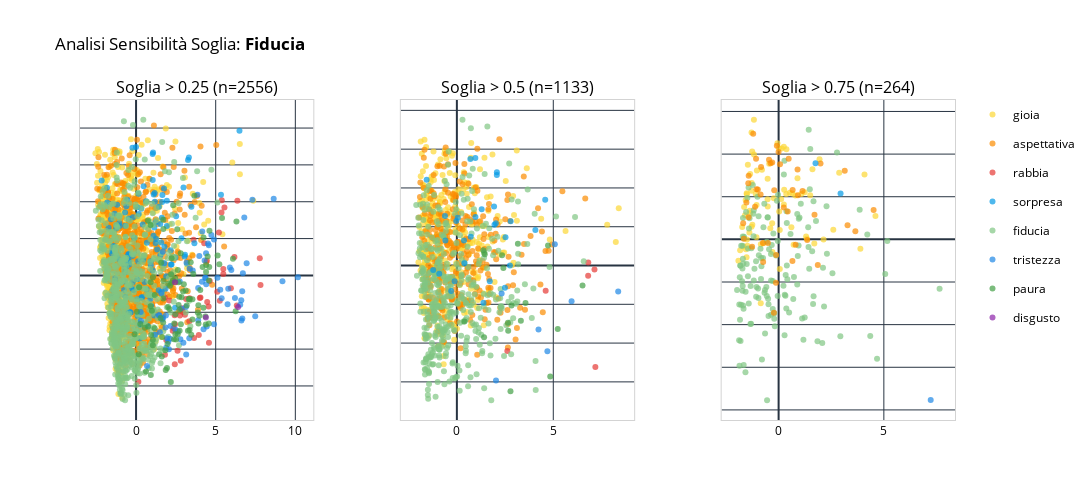

Source (notebook cell):
### Markdown cell above
### Fiducia

### Code cell
analizza_emozione_completa(df_words, 'fiducia')

### Figure 1 — Plotly figure (JSON) as saved in the notebook; plotly's stock layout.template omitted (floating-point values rounded to 4 significant figures; data arrays with more than 128 entries replaced by an {"elided": "..."} marker saying what was removed)
{"data": [{"hovertemplate": "<b>gioia</b><br>Parola: %{text}<br>PC1: %{x:.2f}<br>PC2: %{y:.2f}<extra></extra>", "legendgroup": "gioia", "marker": {"color": "#FDD835", "opacity": 0.7, "size": 6}, "mode": "markers", "name": "gioia", "showlegend": true, "text": {"elided": "802 str values"}, "x": {"elided": "802 float values"}, "y": {"elided": "802 float values"}, "type": "scatter", "xaxis": "x", "yaxis": "y"}, {"hovertemplate": "<b>aspettativa</b><br>Parola: %{text}<br>PC1: %{x:.2f}<br>PC2: %{y:.2f}<extra></extra>", "legendgroup": "aspettativa", "marker": {"color": "#FB8C00", "opacity": 0.7, "size": 6}, "mode": "markers", "name": "aspettativa", "showlegend": true, "text": {"elided": "783 str values"}, "x": {"elided": "783 float values"}, "y": {"elided": "783 float values"}, "type": "scatter", "xaxis": "x", "yaxis": "y"}, {"hovertemplate": "<b>rabbia</b><br>Parola: %{text}<br>PC1: %{x:.2f}<br>PC2: %{y:.2f}<extra></extra>", "legendgroup": "rabbia", "marker": {"color": "#E53935", "opacity": 0.7, "size": 6}, "mode": "markers", "name": "rabbia", "showlegend": true, "text": ["abbonamento", "argine", "assemblea", "capitale", "caserma", "controinformazione", "diffidare", "disciplina", "droga", "eccessivo", "elettorale", "espressione", "esternare", "giustizia", "illudere", "imitare", "impulso", "inaffidabile", "ingiustizia", "invocare", "lotta", "manifestare", "manifestazione", "obbedire", "ostacolo", "pressione", "prevalere", "protestare", "pugile", "raccomandare", "ribellare", "riduzione", "rivolta", "rivoluzione", "scemo", "sfidare", "sfiduciato", "signorile", "sopportare", "sportello", "sproporzionato", "tardo", "tollerare", "tradire"], "x": [2.088, 3.367, 3.067, 2.359, 3.64, 3.939, 2.605, 2.302, 7.813, 4.002, 1.896, 4.627, 6.36, 5.479, 4.577, 2.431, 2.904, 6.325, 7.767, 5.381, 5.098, 5.363, 5.548, 4.557, 4.044, 6.175, 2.445, 5.203, 2.94, 3.344, 5.258, 3.145, 4.279, 3.609, 4.466, 2.755, 2.807, 1.806, 1.813, 0.1446, 4.447, 5.477, 2.42, 5.954], "y": [-0.6825, -0.6173, -1.07, -1.433, -1.699, -1.62, -2.044, -1.505, -0.263, -0.6135, -1.75, -0.15, 2.027, 0.03579, -1.827, -2.411, -0.8923, -0.8183, 0.4675, 2.043, -0.4436, 1.711, 1.842, -0.8403, -0.6019, 0.5034, -1.326, 1.167, -0.9959, -1.245, -0.6888, -0.6417, 0.8764, 0.9682, -0.724, -1.086, -2.313, -0.5995, -2.154, -2.884, 0.399, 0.1752, -1.083, -0.3456], "type": "scatter", "xaxis": "x", "yaxis": "y"}, {"hovertemplate": "<b>sorpresa</b><br>Parola: %{text}<br>PC1: %{x:.2f}<br>PC2: %{y:.2f}<extra></extra>", "legendgroup": "sorpresa", "marker": {"color": "#039BE5", "opacity": 0.7, "size": 6}, "mode": "markers", "name": "sorpresa", "showlegend": true, "text": ["abbonare", "accadere", "adatta", "ammaliato", "ampliare", "annuncio", "annunziata", "apparentemente", "aprire", "arrossire", "artista", "ascoltare", "atteggiamento", "attribuire", "autorizzare", "avvenimento", "biglietto", "cambiare", "campanello", "cartaceo", "cinematografia", "comparire", "complessa", "confezione", "controprova", "contrordine", "convivenza", "convocare", "corteggiamento", "cosmo", "creativo", "creatura", "curioso", "diretto", "divenire", "diversità", "documentario", "eccezionalità", "esclamazione", "esito", "estrazione", "festeggiare", "fiuto", "flash", "folla", "frotta", "galassia", "gesto", "giocattolo", "immigrato", "immortale", "impeto", "impressionare", "inatteso", "incontrare", "incontro", "incredibile", "indagare", "indicazione", "inebriante", "inedito", "informare", "inimmaginabile", "istante", "lettera", "magia", "magico", "meraviglia", "meravigliare", "meravigliato", "milione", "miracolo", "mitico", "mutare", "novembre", "novità", "occhiolino", "palco", "palcoscenico", "particolare", "percento", "portone", "preesistenza", "preveggente", "prezioso", "prima_mossa", "prolungare", "regalo", "resuscitare", "rilevare", "ripieno", "rivelare", "rosso", "sbalordire", "scambio", "scoperta", "scoprire", "segno", "sentire", "sorprendente", "sorte", "sostituire", "sovvenire", "sperimentare", "spettacolare", "strabiliare", "strabiliato", "stravolgere", "stupirsi", "stupore", "successivo", "suggestivo", "superpoteri", "suscitare", "svelare", "svolta", "teatrale", "temerario", "trasformismo", "trasporto", "trovare", "variazione", "veloce", "vendita", "verifica", "vivaddio"], "x": [-0.7011, 1.108, -1.511, -1.525, -0.4986, -1.052, -1.32, 0.33, -0.6782, 1.935, 1.752, 2.174, 2.187, 1.327, 0.7298, 2.472, -0.2262, 1.654, 0.4186, 0.2126, -0.4985, 1.223, 0.5401, -0.6995, 1.23, 1.781, -1.221, 1.579, -1.326, 1.517, -1.72, 1.041, -0.4517, 1.854, -0.165, -1.137, 1.421, -0.6567, 3.475, 3.318, 1.093, -1.824, -0.2096, -0.2808, 3.071, -0.4846, -0.596, 3.045, 0.1351, 0.2468, -0.4856, 0.4567, 1.527, 1.433, 1.046, -0.6581, 3.263, 5.331, 1.933, -1.387, -1.575, 1.613, 6.492, -0.7406, 2.515, -1.432, 0.3239, -1.347, -1.813, -0.6893, -0.4306, -0.4574, -0.61, 0.9234, -0.9627, -0.5535, -0.7507, 0.6272, 0.08692, -0.4327, -0.4079, 0.2288, 1.139, 0.9272, -1.251, 0.169, 1.043, -2.16, -1.19, 0.08539, -0.1119, -0.1911, 1.894, -1.219, -1.206, 1.261, 1.176, 2.977, 2.227, 0.1595, 0.9557, 2.449, -0.6827, 0.678, -1.521, -1.421, -1.038, 1.635, 3.662, 1.62, 0.1002, -1.249, 1.067, 2.854, 1.165, -0.004093, 1.15, 0.8959, 0.3888, 0.671, -0.2279, 0.9545, -0.3335, 0.4765, 0.08069, -0.74], "y": [-0.1638, 2.194, -0.5687, 0.5918, 0.3839, 1.421, -0.07787, -0.6052, 1.346, 2.029, 2.358, 0.6862, 0.2931, 0.7026, -1.374, 0.4871, 0.5284, 2.18, 1.383, -1.306, 0.5237, 1.44, -0.1762, 0.08779, 0.8832, 0.7778, -0.5733, 0.8906, -0.1633, 1.397, 1.294, 3.292, 0.4004, -0.359, -0.3958, 0.457, -0.4044, 0.3096, 1.862, 3.204, 1.075, 2.379, -0.1868, -0.3463, 0.5594, -0.9993, 0.2551, 0.5169, 0.3829, -1.347, 0.5713, 0.4339, 0.5453, 1.866, 2.588, 0.1872, 3.132, 2.187, 1.344, 0.791, 1.525, -0.4441, 3.929, -1.145, 1.604, 0.7897, 1.812, 1.676, 1.977, 1.706, 0.5801, 1.545, 1.877, 0.3862, 0.3816, 2.053, -0.3989, 2.011, 1.85, 0.2948, -0.9953, -1.709, -1.089, 0.2749, 0.5492, 1.67, 0.1306, 2.578, 1.919, -0.1024, 1.024, 1.58, -0.02521, 1.354, 0.4801, 0.9918, 1.998, 2.384, 0.2962, 2.217, -0.8276, -0.8741, -0.5693, 0.8868, 0.6644, -0.3963, 1.343, 1.995, 0.8762, 1.566, -1.103, 1.275, 3.338, 1.011, 2.24, 3.483, 1.3, -0.6396, -0.5842, -0.3812, 3.463, -0.5373, -1.005, 2.421, -0.6443, 0.2906], "type": "scatter", "xaxis": "x", "yaxis": "y"}, {"hovertemplate": "<b>fiducia</b><br>Parola: %{text}<br>PC1: %{x:.2f}<br>PC2: %{y:.2f}<extra></extra>", "legendgroup": "fiducia", "marker": {"color": "#81C784", "opacity": 0.7, "size": 6}, "mode": "markers", "name": "fiducia", "showlegend": true, "text": {"elided": "629 str values"}, "x": {"elided": "629 float values"}, "y": {"elided": "629 float values"}, "type": "scatter", "xaxis": "x", "yaxis": "y"}, {"hovertemplate": "<b>tristezza</b><br>Parola: %{text}<br>PC1: %{x:.2f}<br>PC2: %{y:.2f}<extra></extra>", "legendgroup": "tristezza", "marker": {"color": "#1E88E5", "opacity": 0.7, "size": 6}, "mode": "markers", "name": "tristezza", "showlegend": true, "text": ["abusato", "abuso", "acuto", "adolescenza", "affievolire", "allontanare", "animo", "approfittare", "assistere", "attualità", "barella", "calmare", "chiacchierato", "cieco", "coma", "comandamento", "commemorare", "commuovere", "concludere", "consolare", "convalescenza", "costantemente", "costoso", "deludere", "dipendere", "discreto", "dispiaceri", "distanza", "emotiva", "filosofo", "galera", "impegnata", "incapacità", "infermiere", "influsso", "ingannare", "ingenua", "interiorizzazione", "licenziare", "lontananza", "malgrado", "maturo", "mente", "migrare", "occhio", "ormone", "ospedale", "pegno", "precedente", "predestinato", "profondamente", "rammentare", "reparto", "rimembranza", "rimprovero", "ritrarre", "sacrificare", "sacrifici", "scrutinare", "sensibile", "separazione", "servire", "sfiduciare", "sfumato", "sospeso", "storia", "stroncare", "traspare", "troncare", "vecchio", "viso"], "x": [10.16, 9.191, 1.942, 8.641, 2.464, 6.208, 2.064, 6.943, 2.743, 5.373, 5.11, 4.236, 2.63, 3.342, 6.614, 2.781, 4.437, 1.773, 1.686, 3.9, 4.304, 1.494, 4.515, 3.9, 6.664, 1.888, 6.538, 1.851, 4.135, 0.3023, 7.482, 0.6893, 6.605, 1.426, 3.128, 6.672, 3.363, 3.559, 5.888, 4.567, 5.787, 0.2921, 6.795, 2.811, 3.858, 4.155, 4.892, 1.476, 2.972, 3.971, 1.649, 3.147, 1.197, 1.578, 4.345, 4.404, 5.981, 4.729, 4.361, 1.872, 5.286, 2.14, 4.893, 2.023, 3.169, 4.396, 6.706, 1.679, 5.745, 2.159, 7.305], "y": [-0.04828, -0.1573, -1.706, 2.084, -1.465, -0.6159, -2.003, 0.3297, -0.1671, -0.6174, -0.06198, -1.458, -1.524, -1.706, -1.222, -1.735, -1.387, 0.3327, -1.158, -0.3397, 0.4035, -1.54, 0.865, -1.214, -0.4296, -1.966, -0.7956, -1.414, -0.1708, -1.227, -1.109, -2.459, -0.6736, -1.08, -0.8588, -1.172, 0.1823, 0.1349, 0.2118, 0.8172, -0.3615, -0.9942, 1.573, -0.8997, 2.188, 1.189, 0.9782, -1.083, -1.825, 0.5293, -1.194, -2.144, -1.609, -0.4835, -0.06504, -0.2429, 0.1441, 1.097, -0.07212, -1.085, -0.3901, -1.721, -1.325, -1.799, 0.3407, 0.6038, 0.06141, 0.6431, -0.7852, -1.376, 2.057], "type": "scatter", "xaxis": "x", "yaxis": "y"}, {"hovertemplate": "<b>paura</b><br>Parola: %{text}<br>PC1: %{x:.2f}<br>PC2: %{y:.2f}<extra></extra>", "legendgroup": "paura", "marker": {"color": "#43A047", "opacity": 0.7, "size": 6}, "mode": "markers", "name": "paura", "showlegend": true, "text": ["adulto", "affrontare", "aggrapparsi", "alibi", "allarmato", "ambulanza", "ancorare", "anonimato", "ape", "asportare", "assicurazione", "atomico", "autodifesa", "avvocato", "azzardare", "battaglia", "bloccare", "botta", "cadere", "chinare", "chirurgia", "cieca", "conto", "critico", "curva", "decennio", "definitivo", "detenere", "dipendenza", "dominio", "dottoressa", "elezione", "esercito", "esitare", "eterno", "extremis", "frazione", "futuro", "gigantesco", "grosso", "ignoto", "incasinato", "inchiesta", "inoculazione", "intervento", "investimento", "istinto", "istituzione", "limite", "lottare", "marcia", "maresciallo", "militare", "necessitare", "nuova", "obbligo", "operare", "operazione", "osare", "partecipare", "pattuglia", "persona", "polizia", "poliziotto", "precipizio", "prevenzione", "processo", "prognosi", "questura", "rappresentare", "religione", "responsabilità", "ridurre", "rifugiare", "rischiare", "rischio", "rovinare", "sconfiggere", "scuola", "serpente_a_sonagli", "sfidante", "sopravvivere", "sorvegliare", "specchio", "statistica", "stimolo", "suscettibile", "suspense", "timido", "traccia", "trattare", "tribunale", "ubbidienza", "usare", "veicolo", "vespa", "visibile", "voltare"], "x": [2.096, 2.196, 1.538, 2.616, 4.497, 4.594, 0.6242, 1.941, -0.09486, 3.358, 4.031, 3.593, 1.615, 2.465, 0.9068, 6.301, 4.373, 6.084, 3.974, 2.184, 3.539, 3.54, 2.311, 2.801, 2.471, 2.669, 2.023, 2.813, 4.18, 2.013, 2.218, 5.121, 6.251, 2.378, 2.332, 0.7616, 2.508, 4.236, 2.127, 2.857, 1.575, 3.431, 2.398, 2.671, 1.054, 0.9196, 0.9067, 3.465, 3.875, 4.608, 1.059, 0.5531, 0.9271, 3.92, 0.7407, 2.736, 0.2659, 3.911, 2.627, 1.712, 1.861, 1.842, 3.301, 1.972, 4.394, 1.713, 2.708, 5.398, 1.054, 1.701, 0.9469, 0.05549, 1.638, 4.569, 1.72, 3.661, 3.258, 1.711, 3.121, 5.228, 2.23, 4.4, 2.736, 0.9978, 1.167, 2.954, 3.364, 2.587, 1.175, 0.1917, 1.448, 4.577, 4.23, 3.184, 0.1702, 4.356, 3.0, 2.456], "y": [-0.9097, 0.03491, -1.157, -1.596, 0.5114, 0.2292, -2.61, -2.51, -1.595, -1.479, -0.3953, 0.04112, -2.204, -1.589, -0.8334, 1.462, -1.333, 0.4523, -1.092, -2.89, -1.195, -0.6488, -0.1398, 0.6045, -1.056, -0.1834, -0.2241, -1.324, 0.2266, -0.8594, -0.1989, 0.5394, -0.9693, -1.734, 1.906, -1.389, -1.741, 1.026, -0.2785, -0.591, 0.3462, 0.3548, -1.306, -0.8027, -1.895, -0.1847, 1.37, -1.611, -1.003, 1.213, -0.04973, -1.42, -2.703, -1.305, 1.492, -1.498, -1.321, -0.8101, 0.144, 1.262, -2.565, -2.034, -0.6376, -1.862, 0.09004, 1.514, -0.5816, 1.56, -1.748, -1.281, -1.619, -0.9843, -1.675, -1.304, -0.1457, 2.163, -1.498, -0.6231, -0.4092, 0.3027, 0.4632, 0.2818, -0.9343, -0.9606, -1.43, -0.4388, -0.6403, 1.251, -0.5284, -0.3177, -2.143, -0.1395, -0.8797, -0.816, -2.141, -1.118, -0.2364, -0.07903], "type": "scatter", "xaxis": "x", "yaxis": "y"}, {"hovertemplate": "<b>disgusto</b><br>Parola: %{text}<br>PC1: %{x:.2f}<br>PC2: %{y:.2f}<extra></extra>", "legendgroup": "disgusto", "marker": {"color": "#8E24AA", "opacity": 0.7, "size": 6}, "mode": "markers", "name": "disgusto", "showlegend": true, "text": ["gusto", "immondizia", "lucrare"], "x": [2.443, 4.383, 6.403], "y": [-0.1847, -1.14, -0.8585], "type": "scatter", "xaxis": "x", "yaxis": "y"}, {"hovertemplate": "<b>gioia</b><br>Parola: %{text}<br>PC1: %{x:.2f}<br>PC2: %{y:.2f}<extra></extra>", "legendgroup": "gioia", "marker": {"color": "#FDD835", "opacity": 0.7, "size": 6}, "mode": "markers", "name": "gioia", "showlegend": false, "text": {"elided": "361 str values"}, "x": {"elided": "361 float values"}, "y": {"elided": "361 float values"}, "type": "scatter", "xaxis": "x2", "yaxis": "y2"}, {"hovertemplate": "<b>aspettativa</b><br>Parola: %{text}<br>PC1: %{x:.2f}<br>PC2: %{y:.2f}<extra></extra>", "legendgroup": "aspettativa", "marker": {"color": "#FB8C00", "opacity": 0.7, "size": 6}, "mode": "markers", "name": "aspettativa", "showlegend": false, "text": {"elided": "302 str values"}, "x": {"elided": "302 float values"}, "y": {"elided": "302 float values"}, "type": "scatter", "xaxis": "x2", "yaxis": "y2"}, {"hovertemplate": "<b>rabbia</b><br>Parola: %{text}<br>PC1: %{x:.2f}<br>PC2: %{y:.2f}<extra></extra>", "legendgroup": "rabbia", "marker": {"color": "#E53935", "opacity": 0.7, "size": 6}, "mode": "markers", "name": "rabbia", "showlegend": false, "text": ["abbonamento", "invocare", "manifestare", "manifestazione", "rivoluzione", "tradire"], "x": [2.617, 6.815, 6.809, 7.137, 4.605, 7.182], "y": [-2.202, 0.07466, -0.261, -0.1042, -0.6488, -2.617], "type": "scatter", "xaxis": "x2", "yaxis": "y2"}, {"hovertemplate": "<b>fiducia</b><br>Parola: %{text}<br>PC1: %{x:.2f}<br>PC2: %{y:.2f}<extra></extra>", "legendgroup": "fiducia", "marker": {"color": "#81C784", "opacity": 0.7, "size": 6}, "mode": "markers", "name": "fiducia", "showlegend": false, "text": {"elided": "411 str values"}, "x": {"elided": "411 float values"}, "y": {"elided": "411 float values"}, "type": "scatter", "xaxis": "x2", "yaxis": "y2"}, {"hovertemplate": "<b>sorpresa</b><br>Parola: %{text}<br>PC1: %{x:.2f}<br>PC2: %{y:.2f}<extra></extra>", "legendgroup": "sorpresa", "marker": {"color": "#039BE5", "opacity": 0.7, "size": 6}, "mode": "markers", "name": "sorpresa", "showlegend": false, "text": ["accadere", "ammaliato", "annuncio", "artista", "cinematografia", "controprova", "contrordine", "creatura", "esito", "galassia", "incontrare", "indicazione", "mitico", "novità", "preveggente", "prezioso", "prima_mossa", "regalo", "resuscitare", "ripieno", "rivelare", "segno", "sorprendente", "stravolgere", "superpoteri", "svelare", "svolta", "trovare", "vendita"], "x": [1.95, -1.229, -0.5949, 2.791, -0.118, 1.707, 2.494, 2.072, 4.582, -0.2953, 1.928, 2.753, -0.03098, 0.05025, 1.38, -0.9136, 0.721, -1.567, -0.6174, 0.3883, 0.3683, 4.072, 0.9643, 2.522, 2.075, 2.019, 0.9576, 0.6996, 1.287], "y": [1.053, -0.1161, 0.6451, 1.139, -0.4072, -0.4064, -0.5755, 2.336, 1.698, -0.6594, 1.519, -0.001429, 1.148, 1.232, -0.9616, -0.2154, 0.7427, 2.212, 1.276, 0.05871, 0.6465, 0.9175, 1.248, 0.7313, 2.404, 1.089, 2.775, 2.745, 1.448], "type": "scatter", "xaxis": "x2", "yaxis": "y2"}, {"hovertemplate": "<b>paura</b><br>Parola: %{text}<br>PC1: %{x:.2f}<br>PC2: %{y:.2f}<extra></extra>", "legendgroup": "paura", "marker": {"color": "#43A047", "opacity": 0.7, "size": 6}, "mode": "markers", "name": "paura", "showlegend": false, "text": ["affrontare", "avvocato", "critico", "dottoressa", "eterno", "istinto", "nuova", "osare", "partecipare", "prevenzione", "prognosi", "rischio", "sfidante", "sopravvivere", "timido", "traccia", "ubbidienza"], "x": [2.649, 2.78, 3.56, 2.661, 3.165, 1.446, 1.371, 3.319, 2.412, 2.345, 6.517, 4.727, 2.835, 5.232, 1.411, 0.3958, 4.843], "y": [-1.474, -3.24, -0.9687, -1.683, 0.5615, 0.2932, 0.392, -1.421, -0.06437, 0.2668, -0.5172, 0.5152, -1.029, -1.634, -1.848, -1.443, -2.863], "type": "scatter", "xaxis": "x2", "yaxis": "y2"}, {"hovertemplate": "<b>tristezza</b><br>Parola: %{text}<br>PC1: %{x:.2f}<br>PC2: %{y:.2f}<extra></extra>", "legendgroup": "tristezza", "marker": {"color": "#1E88E5", "opacity": 0.7, "size": 6}, "mode": "markers", "name": "tristezza", "showlegend": false, "text": ["consolare", "distanza", "interiorizzazione", "mente", "occhio", "ospedale", "traspare"], "x": [4.695, 2.03, 4.234, 8.367, 5.08, 5.95, 2.32], "y": [-2.208, -2.963, -1.652, -0.6718, 0.551, -0.9223, -0.7193], "type": "scatter", "xaxis": "x2", "yaxis": "y2"}, {"hovertemplate": "<b>gioia</b><br>Parola: %{text}<br>PC1: %{x:.2f}<br>PC2: %{y:.2f}<extra></extra>", "legendgroup": "gioia", "marker": {"color": "#FDD835", "opacity": 0.7, "size": 6}, "mode": "markers", "name": "gioia", "showlegend": false, "text": ["abbraccio", "accarezzare", "affezionato", "agio", "ali_spiegate", "allegria", "amare", "amica", "amicizia", "amico", "amore", "angelica", "apertura", "armonia", "augurare", "autentico", "bene", "bontà", "bravo", "casa", "coinvolgimento", "coltivare", "comunicazione", "coppa", "curare", "eccellenza", "eccezionale", "esattamente", "felicità", "fidanzamento", "fiero", "generosità", "gentile", "gratitudine", "immaginazione", "imparare", "importanza", "inclusione", "innamoramento", "innamorarsi", "ispirazione", "laureato", "libero", "mamma", "matrimoniale", "miglioramento", "nozze", "orgoglioso", "ottimista", "pacifismo", "partner", "positivo", "protetto", "radioso", "rassicurante", "restare", "riconciliazione", "risolto", "risorsa", "rispetto", "salvo", "sano", "sincera", "solare", "sollevato", "sorriso", "speciale", "sposa", "successo", "super", "verità", "virtù", "vivere", "volontario"], "x": [0.7141, -0.8494, 2.598, 0.0554, -0.7921, -1.355, 1.696, 0.6488, -1.555, 0.8976, 4.08, -1.505, -0.3071, -1.91, 0.6065, 1.306, 1.608, -0.8449, -1.599, 1.501, 1.237, -1.285, 0.7963, 0.3699, 4.601, -0.2272, 0.01034, 0.1215, -1.174, -1.256, -1.829, -1.375, -0.3956, -1.287, 1.08, -1.51, 0.02676, -0.523, 2.877, 0.2475, -0.0554, 0.5257, -0.5174, -0.5215, -0.4476, -1.517, -1.296, 1.342, -1.565, 0.05338, -1.048, -1.17, -1.665, -1.462, -1.089, 2.135, -1.248, -1.358, -1.731, -1.482, -0.2944, -1.524, -0.7251, -1.639, -1.389, 0.2637, -1.28, -1.032, 0.3619, 1.944, 3.885, -1.052, 0.14, 0.2488], "y": [-0.1275, -1.499, 0.2265, -0.6947, 1.632, 1.531, -0.09795, 1.075, -0.2308, 1.436, 1.521, -0.003542, 0.3764, -0.501, 0.2853, 0.07014, 1.642, -0.1174, 0.5644, 1.033, 1.108, 0.2949, 1.031, 2.111, 0.548, 0.964, 2.134, 0.9465, 2.806, 2.063, -0.2571, 0.6725, 0.2625, 2.506, 1.063, 1.058, 0.6511, 0.9387, 1.56, 2.174, 2.253, 1.091, 0.7731, 1.424, 1.772, 1.08, 1.14, 0.01243, 0.926, 0.2178, 0.8052, 1.991, -0.1684, 1.75, 1.068, -0.001831, 0.3441, 0.6117, 0.2893, -0.1521, -0.2971, -0.4216, -0.09128, 0.7567, 0.1636, 1.163, 1.32, 1.616, 1.062, 1.879, -0.221, 0.05018, 2.129, 0.8154], "type": "scatter", "xaxis": "x3", "yaxis": "y3"}, {"hovertemplate": "<b>fiducia</b><br>Parola: %{text}<br>PC1: %{x:.2f}<br>PC2: %{y:.2f}<extra></extra>", "legendgroup": "fiducia", "marker": {"color": "#81C784", "opacity": 0.7, "size": 6}, "mode": "markers", "name": "fiducia", "showlegend": false, "text": {"elided": "143 str values"}, "x": {"elided": "143 float values"}, "y": {"elided": "143 float values"}, "type": "scatter", "xaxis": "x3", "yaxis": "y3"}, {"hovertemplate": "<b>aspettativa</b><br>Parola: %{text}<br>PC1: %{x:.2f}<br>PC2: %{y:.2f}<extra></extra>", "legendgroup": "aspettativa", "marker": {"color": "#FB8C00", "opacity": 0.7, "size": 6}, "mode": "markers", "name": "aspettativa", "showlegend": false, "text": ["aggiornamento", "approvazione", "ascolto", "autonomia", "autorevolezza", "coerente", "collaborare", "completo", "contribuire", "correttamente", "costruttivo", "creare", "crescere", "desiderio", "difensore", "diffondere", "dita_incrociate", "educare", "evoluzione", "fato", "fidanzarsi", "figlia", "giustamente", "giusto", "incremento", "iniziare", "innovazione", "legame", "maternità", "mentore", "obiettivi", "ottimismo", "parto", "percorso", "preferito", "problem_solving", "progresso", "promettere", "promuovere", "seminare", "serietà", "speranza", "successone", "valore"], "x": [-1.422, -0.2083, 1.137, 1.705, -0.1172, -1.428, -0.9878, -0.7447, -1.441, -1.653, -1.049, -1.208, -0.08417, -0.8342, 0.6556, 3.646, 0.807, 1.359, 0.06648, 3.276, 1.991, 0.4785, -1.685, -0.5079, 0.246, 0.6656, -0.3822, 0.9155, 4.514, -1.26, 1.862, -1.072, 0.9006, 3.142, -1.119, -0.7353, -0.003288, -0.1273, -0.3036, 0.4312, -0.2254, -0.8582, -0.4558, -1.53], "y": [1.494, 1.155, 1.137, 0.5777, -0.3688, 0.5216, 1.173, -0.08687, 1.316, 0.01331, 1.175, 2.475, 2.194, 1.694, -0.5083, 0.1933, -0.1259, -0.01221, 1.76, 0.3322, 1.782, 1.893, 0.3772, -0.08668, 0.7465, 1.158, 1.788, 1.035, 0.688, -0.1755, -0.5987, 1.888, 1.636, 1.607, 0.7671, -0.5325, 2.049, -1.02, 1.802, 0.6524, -1.719, 1.051, 1.869, 0.8632], "type": "scatter", "xaxis": "x3", "yaxis": "y3"}, {"hovertemplate": "<b>tristezza</b><br>Parola: %{text}<br>PC1: %{x:.2f}<br>PC2: %{y:.2f}<extra></extra>", "legendgroup": "tristezza", "marker": {"color": "#1E88E5", "opacity": 0.7, "size": 6}, "mode": "markers", "name": "tristezza", "showlegend": false, "text": ["ospedale"], "x": [7.227], "y": [-3.767], "type": "scatter", "xaxis": "x3", "yaxis": "y3"}, {"hovertemplate": "<b>sorpresa</b><br>Parola: %{text}<br>PC1: %{x:.2f}<br>PC2: %{y:.2f}<extra></extra>", "legendgroup": "sorpresa", "marker": {"color": "#039BE5", "opacity": 0.7, "size": 6}, "mode": "markers", "name": "sorpresa", "showlegend": false, "text": ["superpoteri", "svolta"], "x": [2.943, 1.754], "y": [1.075, 1.786], "type": "scatter", "xaxis": "x3", "yaxis": "y3"}], "layout": {"xaxis": {"anchor": "y", "domain": [0.0, 0.2667], "title": {"font": {"color": "black"}}, "tickfont": {"color": "black"}, "showline": true, "linewidth": 1, "linecolor": "lightgray", "mirror": true}, "yaxis": {"anchor": "x", "domain": [0.0, 1.0], "title": {"font": {"color": "black"}}, "tickfont": {"color": "black"}, "showline": true, "linewidth": 1, "linecolor": "lightgray", "mirror": true, "showticklabels": false}, "xaxis2": {"anchor": "y2", "domain": [0.3667, 0.6333], "title": {"font": {"color": "black"}}, "tickfont": {"color": "black"}, "showline": true, "linewidth": 1, "linecolor": "lightgray", "mirror": true}, "yaxis2": {"anchor": "x2", "domain": [0.0, 1.0], "title": {"font": {"color": "black"}}, "tickfont": {"color": "black"}, "showline": true, "linewidth": 1, "linecolor": "lightgray", "mirror": true, "showticklabels": false}, "xaxis3": {"anchor": "y3", "domain": [0.7333, 1.0], "title": {"font": {"color": "black"}}, "tickfont": {"color": "black"}, "showline": true, "linewidth": 1, "linecolor": "lightgray", "mirror": true}, "yaxis3": {"anchor": "x3", "domain": [0.0, 1.0], "title": {"font": {"color": "black"}}, "tickfont": {"color": "black"}, "showline": true, "linewidth": 1, "linecolor": "lightgray", "mirror": true, "showticklabels": false}, "annotations": [{"font": {"size": 16}, "showarrow": false, "text": "Soglia > 0.25 (n=2556)", "x": 0.1333, "xanchor": "center", "xref": "paper", "y": 1.0, "yanchor": "bottom", "yref": "paper"}, {"font": {"size": 16}, "showarrow": false, "text": "Soglia > 0.5 (n=1133)", "x": 0.5, "xanchor": "center", "xref": "paper", "y": 1.0, "yanchor": "bottom", "yref": "paper"}, {"font": {"size": 16}, "showarrow": false, "text": "Soglia > 0.75 (n=264)", "x": 0.8667, "xanchor": "center", "xref": "paper", "y": 1.0, "yanchor": "bottom", "yref": "paper"}], "title": {"text": "Analisi Sensibilità Soglia: <b>Fiducia</b>"}, "font": {"color": "black"}, "height": 500, "width": 1200, "plot_bgcolor": "white", "paper_bgcolor": "white"}}
